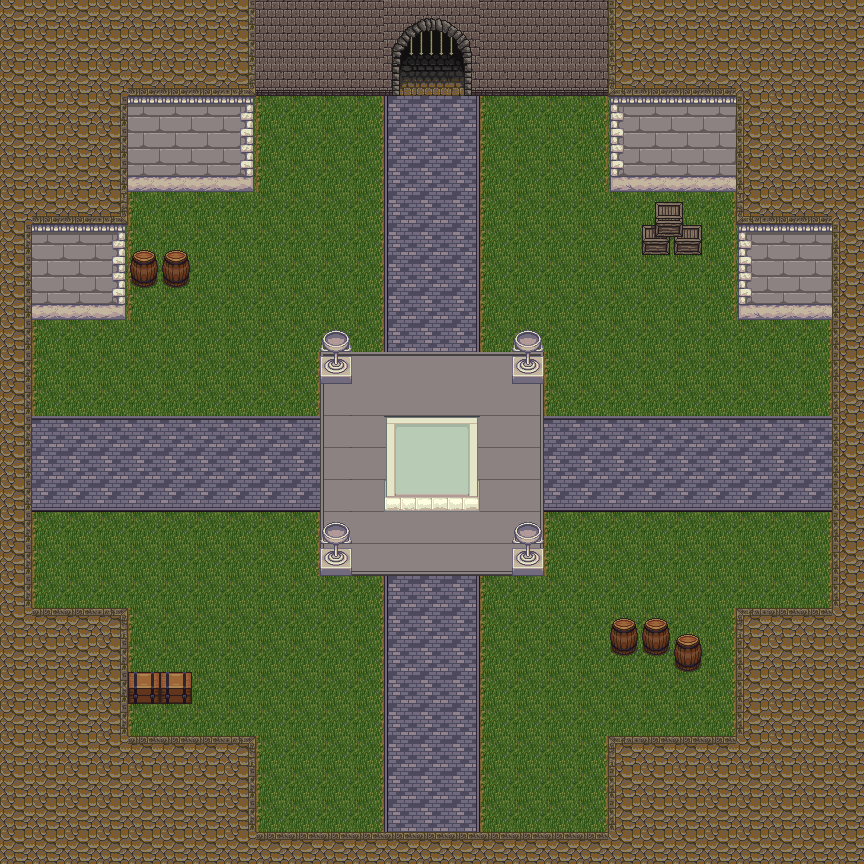

A 2D game scene composited from a Tiled map and its tileset images. What follows is a short description and the map's XML, with each tile layer's data collapsed to a summary:
An orthogonal 27x27 tile map with 32x32 px tiles, 5 tile layers (road2, road, wall, wall2, ...), 3 tilesets and 5 objects (enemy04, enemy03, enemy02, enemy01, pineapple).

<map version="1.10" tiledversion="1.10.2" orientation="orthogonal" renderorder="right-down" width="27" height="27" tilewidth="32" tileheight="32" infinite="0" nextlayerid="11" nextobjectid="11">
 <editorsettings>
  <export target="dungeon_fruit_map_5.tmj" format="json" />
 </editorsettings>
 <tileset firstgid="1" name="Castle2" tilewidth="32" tileheight="32" tilecount="256" columns="16">
  <image source="Castle2.png" width="512" height="512" />
 </tileset>
 <tileset firstgid="257" name="build_atlas" tilewidth="32" tileheight="32" tilecount="1024" columns="32">
  <image source="build_atlas.png" width="1024" height="1024" />
 </tileset>
 <tileset firstgid="1281" name="smallpixel" tilewidth="32" tileheight="32" tilecount="400" columns="20">
  <image source="smallpixel.png" width="640" height="640" />
 </tileset>
 <layer id="10" name="road2" width="27" height="27">
  <data>[729 cells, 9 non-empty, 1 distinct tile ids]</data>
 </layer>
 <layer id="7" name="road" width="27" height="27">
  <data>[729 cells, 491 non-empty, 26 distinct tile ids]</data>
 </layer>
 <layer id="2" name="wall" width="27" height="27">
  <data>[729 cells, 266 non-empty, 27 distinct tile ids]</data>
 </layer>
 <layer id="1" name="wall2" width="27" height="27">
  <data>[729 cells, 33 non-empty, 11 distinct tile ids]</data>
 </layer>
 <layer id="6" name="stuff" width="27" height="27">
  <data>[729 cells, 24 non-empty, 11 distinct tile ids]</data>
 </layer>
 <objectgroup id="8" name="enemyLayer">
  <object id="5" name="enemy04" x="254" y="248">
   <point />
  </object>
  <object id="6" name="enemy03" x="176.667" y="635.333">
   <point />
  </object>
  <object id="7" name="enemy02" x="591.334" y="569.333">
   <point />
  </object>
  <object id="8" name="enemy01" x="529" y="279.333">
   <point />
  </object>
 </objectgroup>
 <objectgroup id="9" name="objectLayer">
  <object id="10" name="pineapple" x="431.333" y="472.667">
   <point />
  </object>
 </objectgroup>
</map>
